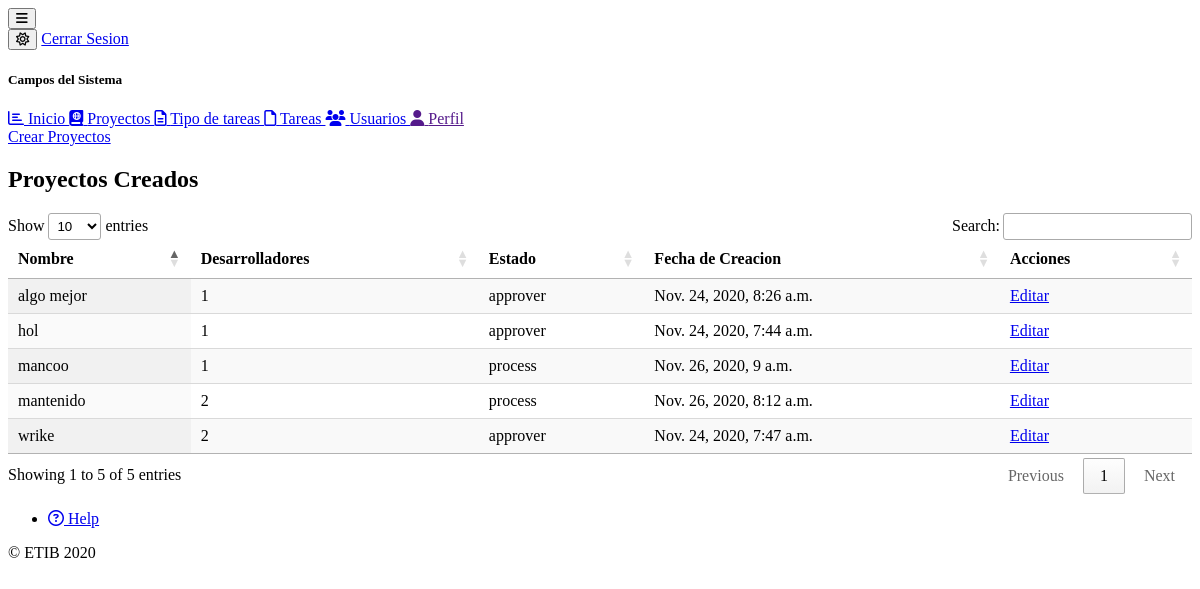
The page /proyectos/ (signed in) on the database as committed earlier.
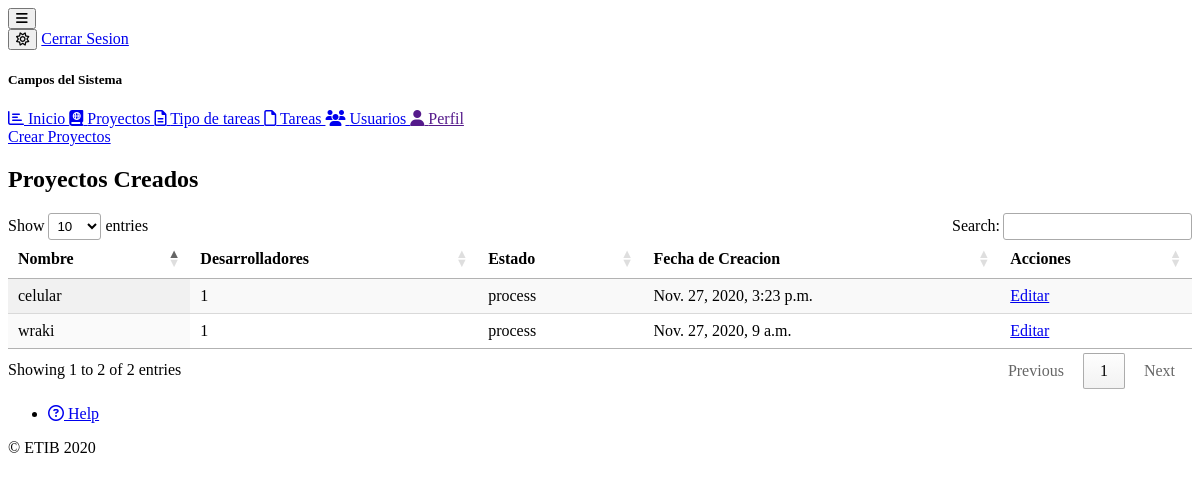
The same page on the database as committed later.
### projects/models.py (models this page shows, shortened)
class Project(models.Model):
    STATUS_CHOICES = (
        ('approver', 'Aprovado'),
        ('process', 'En Proceso'),
        ('inactive', 'Inactivo'),
    )
    name = models.CharField(max_length=50, unique=True)
    developer = models.ManyToManyField(Developer)
    status = models.CharField(
        max_length=10, choices=STATUS_CHOICES, default=STATUS_CHOICES[1])
    slug = models.SlugField(max_length=50, unique=True)
    porcentage = models.IntegerField(default=0)
    created_at = models.DateTimeField(auto_now_add=True)
    update_at = models.DateTimeField(auto_now=True)

### projects/views.py (the view)
# urls.py: path('proyectos/', views.ProjectListView.as_view(), name='project'),
class ProjectListView(LoginRequiredMixin, ListView):
    login_url = 'users:login'
    template_name = 'projects/project.html'
    queryset = Project.objects.annotate(Count('developer'))

### projects/templates/projects/project.html
{% extends 'base.html' %}
{% block content %}
    <div class="card">
        <a href="{% url 'projects:add_project' %}">Crear Proyectos</a>
        <h2 class="card-text">Proyectos Creados</h2>
        {% include 'projects/snippets/projects.html' %}
    </div>
{% endblock %}

### projects/templates/projects/snippets/projects.html
<table id="example" class="display" style="width:100%">
    <thead>
        <tr>
            <th>Nombre</th>
            <th>Desarrolladores</th>
            <th>Estado</th>
            <th>Fecha de Creacion</th>
            <th>Acciones</th>
        </tr>
    </thead>
    <tbody>
        {% for projects in object_list %}
            <tr>
                <td>{{ projects.name }}</td>
                <td>{{ projects.developer__count }}</td>
                <td>{{ projects.status }}</td>
                <td>{{ projects.created_at }}</td>
                <td>
                    <a href="{% url 'projects:update_project' projects.slug %}" class="btn btn-danger">Editar</a>
                </td>
            </tr>
        {% endfor %}
    </tbody>
</table>

Rows that differ between the two databases and show on the page:
removed Project: name "hol", developer__count "1", status "approver", created_at "Nov. 24, 2020, 7:44 a.m."
removed Project: name "mancoo", developer__count "1", status "process", created_at "Nov. 26, 2020, 9 a.m."
removed Project: name "mantenido", developer__count "2", status "process", created_at "Nov. 26, 2020, 8:12 a.m."
removed Project: name "algo mejor", developer__count "1", status "approver", created_at "Nov. 24, 2020, 8:26 a.m."
removed Project: name "wrike", developer__count "2", status "approver", created_at "Nov. 24, 2020, 7:47 a.m."
added Project: name "celular", developer__count "1", status "process", created_at "Nov. 27, 2020, 3:23 p.m."
added Project: name "wraki", developer__count "1", status "process", created_at "Nov. 27, 2020, 9 a.m."
Other text that changed with them:
text written by a page script: "Show entries Search: Showing 1 to 5 of 5 entries Previous 1 Next" → "Show entries Search: Showing 1 to 2 of 2 entries Previous 1 Next"
